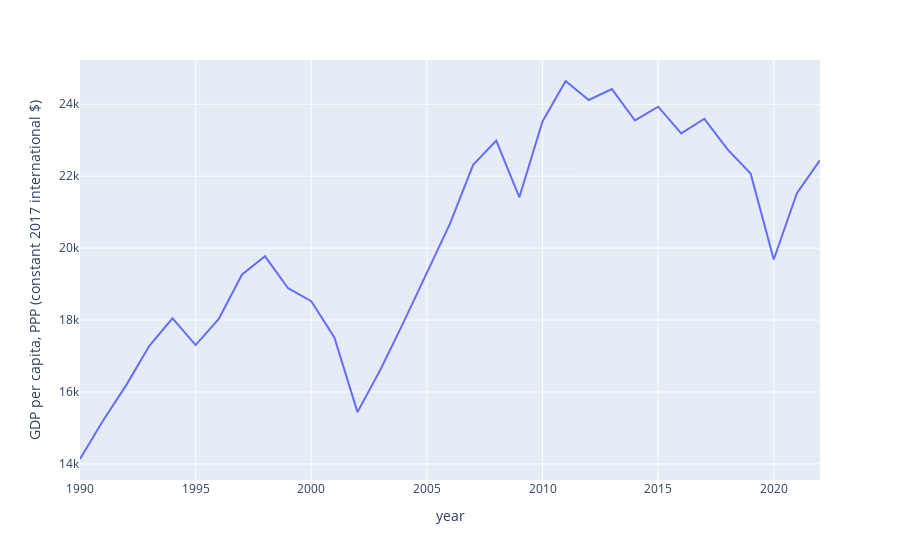

Write notebook code for a chart like this one.
### Code cell
px.line(macro_df.dropna(),
        x = "year",
        y = "GDP per capita, PPP (constant 2017 international $)")

### Figure 1 — Plotly figure (JSON) as saved in the notebook; plotly's stock layout.template omitted (floating-point values rounded to 4 significant figures)
{"data": [{"hovertemplate": "year=%{x}<br>GDP per capita, PPP (constant 2017 international $)=%{y}<extra></extra>", "legendgroup": "", "line": {"color": "#636efa", "dash": "solid"}, "marker": {"symbol": "circle"}, "mode": "lines", "name": "", "orientation": "v", "showlegend": false, "type": "scatter", "x": [1990, 1991, 1992, 1993, 1994, 1995, 1996, 1997, 1998, 1999, 2000, 2001, 2002, 2003, 2004, 2005, 2006, 2007, 2008, 2009, 2010, 2011, 2012, 2013, 2014, 2015, 2016, 2017, 2018, 2019, 2020, 2021, 2022], "xaxis": "x", "y": [14140.0, 15210.0, 16190.0, 17280.0, 18050.0, 17300.0, 18030.0, 19260.0, 19770.0, 18880.0, 18520.0, 17510.0, 15440.0, 16630.0, 17950.0, 19340.0, 20680.0, 22320.0, 22990.0, 21410.0, 23520.0, 24650.0, 24120.0, 24420.0, 23550.0, 23930.0, 23190.0, 23600.0, 22750.0, 22070.0, 19690.0, 21530.0, 22450.0], "yaxis": "y"}], "layout": {"legend": {"tracegroupgap": 0}, "margin": {"t": 60}, "xaxis": {"anchor": "y", "domain": [0, 1], "title": {"text": "year"}}, "yaxis": {"anchor": "x", "domain": [0, 1], "title": {"text": "GDP per capita, PPP (constant 2017 international $)"}}}}
